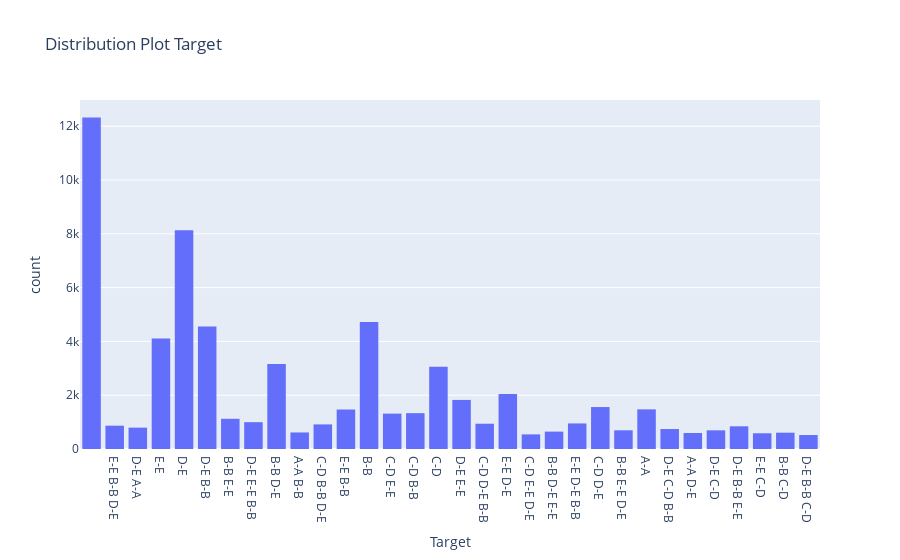

This figure's notebook cell:
### Code cell
# Visualización
px.histogram(Data, x="Target",title="Distribution Plot Target")

### Figure 1 — Plotly figure (JSON) as saved in the notebook; plotly's stock layout.template omitted (floating-point values rounded to 4 significant figures; data arrays with more than 128 entries replaced by an {"elided": "..."} marker saying what was removed)
{"data": [{"alignmentgroup": "True", "bingroup": "x", "hovertemplate": "Target=%{x}<br>count=%{y}<extra></extra>", "legendgroup": "", "marker": {"color": "#636efa", "pattern": {"shape": ""}}, "name": "", "offsetgroup": "", "orientation": "v", "showlegend": false, "type": "histogram", "x": {"elided": "64739 str values"}, "xaxis": "x", "yaxis": "y"}], "layout": {"barmode": "relative", "legend": {"tracegroupgap": 0}, "title": {"text": "Distribution Plot Target"}, "xaxis": {"anchor": "y", "domain": [0, 1], "title": {"text": "Target"}}, "yaxis": {"anchor": "x", "domain": [0, 1], "title": {"text": "count"}}}}
